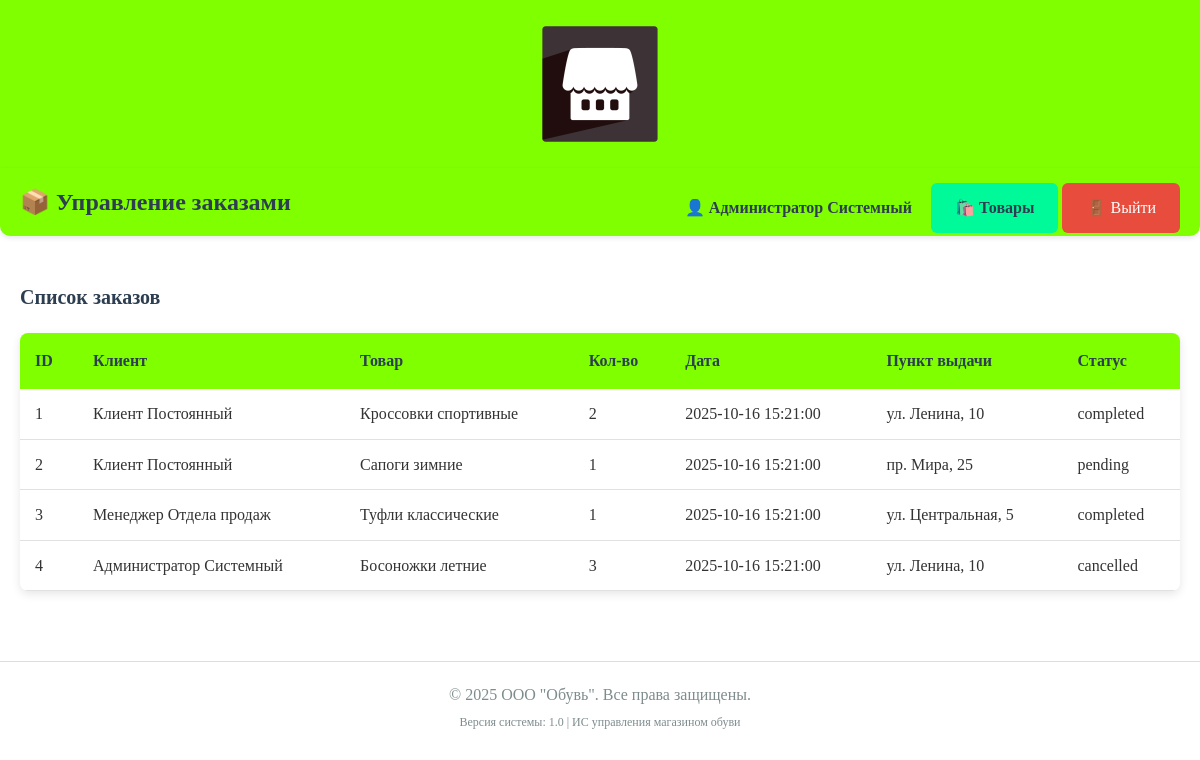
Page /obuv_shop/orders.php (signed in) on the committed database.
### tables this page shows
CREATE TABLE `orders` (
  `id` int(11) NOT NULL,
  `user_id` int(11) DEFAULT NULL,
  `product_id` int(11) DEFAULT NULL,
  `quantity` int(11) NOT NULL,
  `order_date` timestamp NOT NULL DEFAULT CURRENT_TIMESTAMP,
  `pickup_point_id` int(11) DEFAULT NULL,
  `status` enum('pending','completed','cancelled') DEFAULT 'pending'
);

CREATE TABLE `users` (
  `id` int(11) NOT NULL,
  `login` varchar(50) NOT NULL,
  `password` varchar(255) NOT NULL,
  `role` enum('client','manager','admin') NOT NULL,
  `fio` varchar(100) DEFAULT NULL
);

CREATE TABLE `products` (
  `id` int(11) NOT NULL,
  `name` varchar(255) NOT NULL,
  `description` text,
  `price` decimal(10,2) NOT NULL,
  `size` int(11) DEFAULT NULL,
  `quantity` int(11) DEFAULT '0',
  `image_path` varchar(255) DEFAULT NULL,
  `discount` int(11) DEFAULT '0',
  `category` varchar(100) DEFAULT NULL,
  `manufacturer` varchar(100) DEFAULT NULL,
  `supplier` varchar(100) DEFAULT NULL,
  `unit` varchar(50) DEFAULT 'шт.',
  `fio` varchar(100) DEFAULT NULL
);

CREATE TABLE `pickup_points` (
  `id` int(11) NOT NULL,
  `address` varchar(255) NOT NULL,
  `working_hours` varchar(100) DEFAULT NULL
);

### obuv_shop/orders.php (the view, shortened to what this page needs)
<?php
include 'config.php';
$orders = $pdo->query("
    SELECT o.*, u.login, u.fio, p.name as product_name, pp.address
    FROM orders o
    LEFT JOIN users u ON o.user_id = u.id
    LEFT JOIN products p ON o.product_id = p.id
    LEFT JOIN pickup_points pp ON o.pickup_point_id = pp.id
    ORDER BY o.order_date DESC
")->fetchAll();
?>
<!DOCTYPE html>
<html lang="ru">
<head>
    <link rel="stylesheet" href="style.css">
</head>
<body>
    <div class="header">
        <img src="images/logo.png" alt="ООО Обувь" class="logo">
    </div>
    <div class="nav">
        <h2>📦 Управление заказами</h2>
        <div class="nav-links">
            <span style="margin-right: 15px; color: #2c3e50; font-weight: bold;">
                👤 <?= htmlspecialchars($_SESSION['fio']) ?>
            </span>
            <a href="products.php" class="btn btn-primary">🛍️ Товары</a>
            <a href="logout.php" class="btn btn-danger">🚪 Выйти</a>
        </div>
    </div>
    <div style="padding: 20px;">
        <h3>Список заказов</h3>
        <?php if (empty($orders)): ?>
            <div class="alert alert-error">Заказов нет</div>
        <?php else: ?>
            <table class="data-table">
                <tr>
                    <th>ID</th><th>Клиент</th><th>Товар</th><th>Кол-во</th>
                    <th>Дата</th><th>Пункт выдачи</th><th>Статус</th>
                </tr>
                <?php foreach ($orders as $order): ?>
                <tr>
                    <td><?= $order['id'] ?></td>
                    <td><?= htmlspecialchars($order['fio']) ?></td>
                    <td><?= htmlspecialchars($order['product_name']) ?></td>
                    <td><?= $order['quantity'] ?></td>
                    <td><?= $order['order_date'] ?></td>
                    <td><?= htmlspecialchars($order['address']) ?></td>
                    <td><?= $order['status'] ?></td>
                </tr>
                <?php endforeach; ?>
            </table>
        <?php endif; ?>
    </div>
    <div style="text-align: center; margin-top: 30px; padding-top: 20px; border-top: 1px solid #ddd;">
        <p style="margin: 0; color: #7f8c8d;">&copy; 2025 ООО "Обувь". Все права защищены.</p>
        <p style="margin: 5px 0 0 0; color: #7f8c8d; font-size: 12px;">Версия системы: 1.0 | ИС управления магазином обуви</p>
    </div>
</body>
</html>

### obuv_shop/style.css (style rules this page uses)
* { margin: 0; padding: 0; box-sizing: border-box; }
body { font-family: "Times New Roman", Times, serif; background-color: #FFFFFF; color: #333333; line-height: 1.6; }
h1, h2, h3, h4, h5, h6 { font-family: "Times New Roman", Times, serif; color: #2c3e50; margin-bottom: 15px; }
h2 { font-size: 24px; color: #2E8B57; }
h3 { font-size: 20px; color: #2c3e50; }
p { margin-bottom: 15px; font-size: 16px; }
.header { background-color: #7FFF00; padding: 20px 0; text-align: center; box-shadow: 0 2px 10px rgba(0,0,0,0.1); }
.logo { max-width: 250px; height: auto; display: block; margin: 0 auto; }
.nav { background-color: #7FFF00; padding: 15px 20px; margin-bottom: 25px; border-radius: 0 0 10px 10px; box-shadow: 0 2px 5px rgba(0,0,0,0.1); }
.nav h2 { display: inline-block; margin: 0; color: #2c3e50; }
.nav-links { float: right; }
.btn { display: inline-block; padding: 12px 24px; border: none; border-radius: 6px; font-family: "Times New Roman", Times, serif; font-size: 16px; text-decoration: none; cursor: pointer; transition: all 0.3s ease; text-align: center; }
.btn-primary { background-color: #00FA9A; color: #2c3e50; font-weight: bold; }
.btn-danger { background-color: #e74c3c; color: white; }
.data-table { width: 100%; border-collapse: collapse; margin: 20px 0; background: white; border-radius: 8px; overflow: hidden; box-shadow: 0 3px 10px rgba(0,0,0,0.1); }
.data-table th { background-color: #7FFF00; color: #2c3e50; padding: 15px; text-align: left; font-weight: bold; }
.data-table td { padding: 12px 15px; border-bottom: 1px solid #e1e1e1; }

### rows in the picture
orders: id "1", user.fio "Клиент Постоянный", product.name "Кроссовки спортивные", quantity "2", order_date "2025-10-16 15:21:00", pickup_point.address "ул. Ленина, 10", status "completed"
orders: id "2", user.fio "Клиент Постоянный", product.name "Сапоги зимние", quantity "1", order_date "2025-10-16 15:21:00", pickup_point.address "пр. Мира, 25", status "pending"
orders: id "3", user.fio "Менеджер Отдела продаж", product.name "Туфли классические", quantity "1", order_date "2025-10-16 15:21:00", pickup_point.address "ул. Центральная, 5", status "completed"
orders: id "4", user.fio "Администратор Системный", product.name "Босоножки летние", quantity "3", order_date "2025-10-16 15:21:00", pickup_point.address "ул. Ленина, 10", status "cancelled"

### other values in the picture
$_SESSION['fio'] "Администратор Системный"
